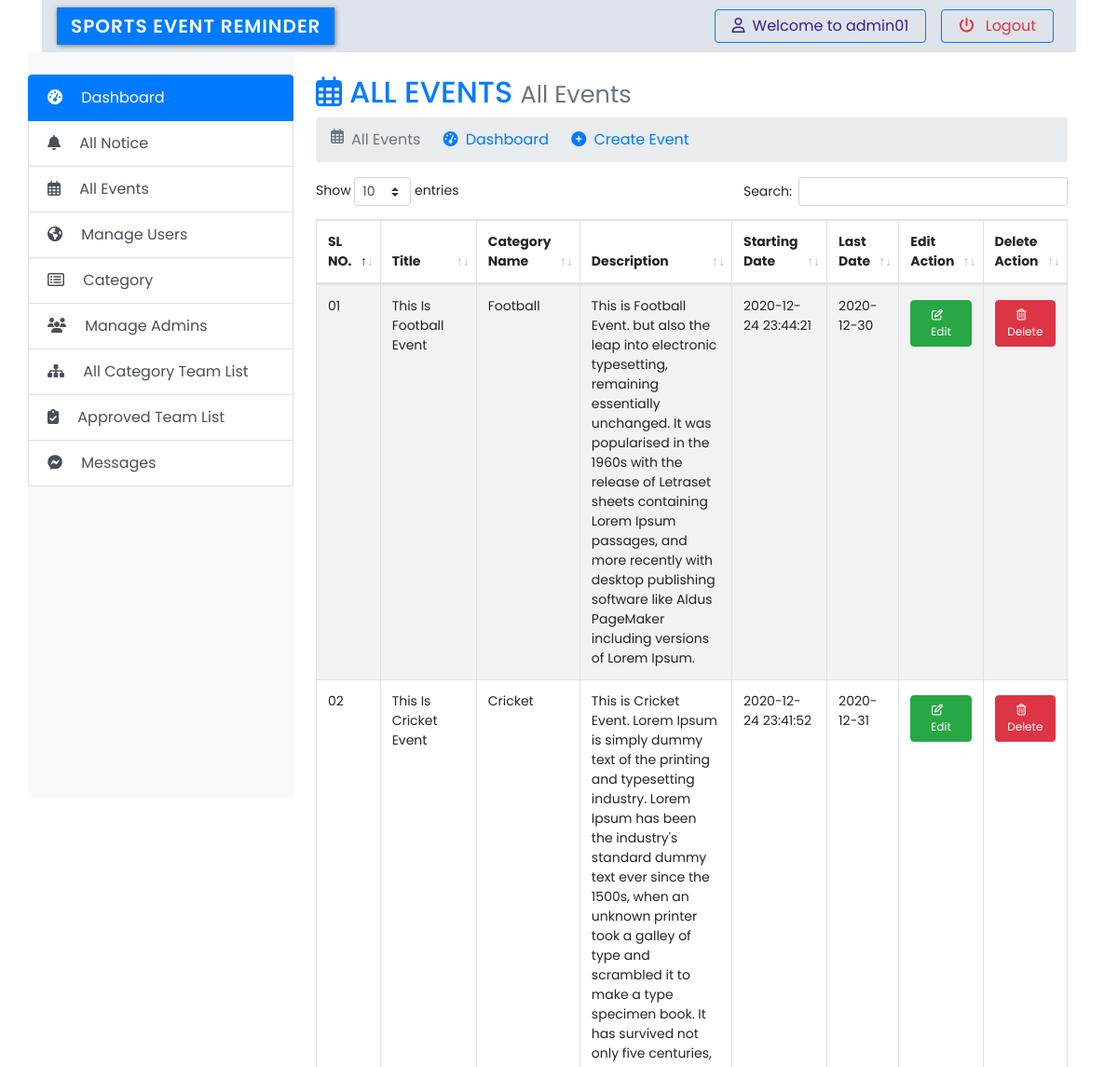
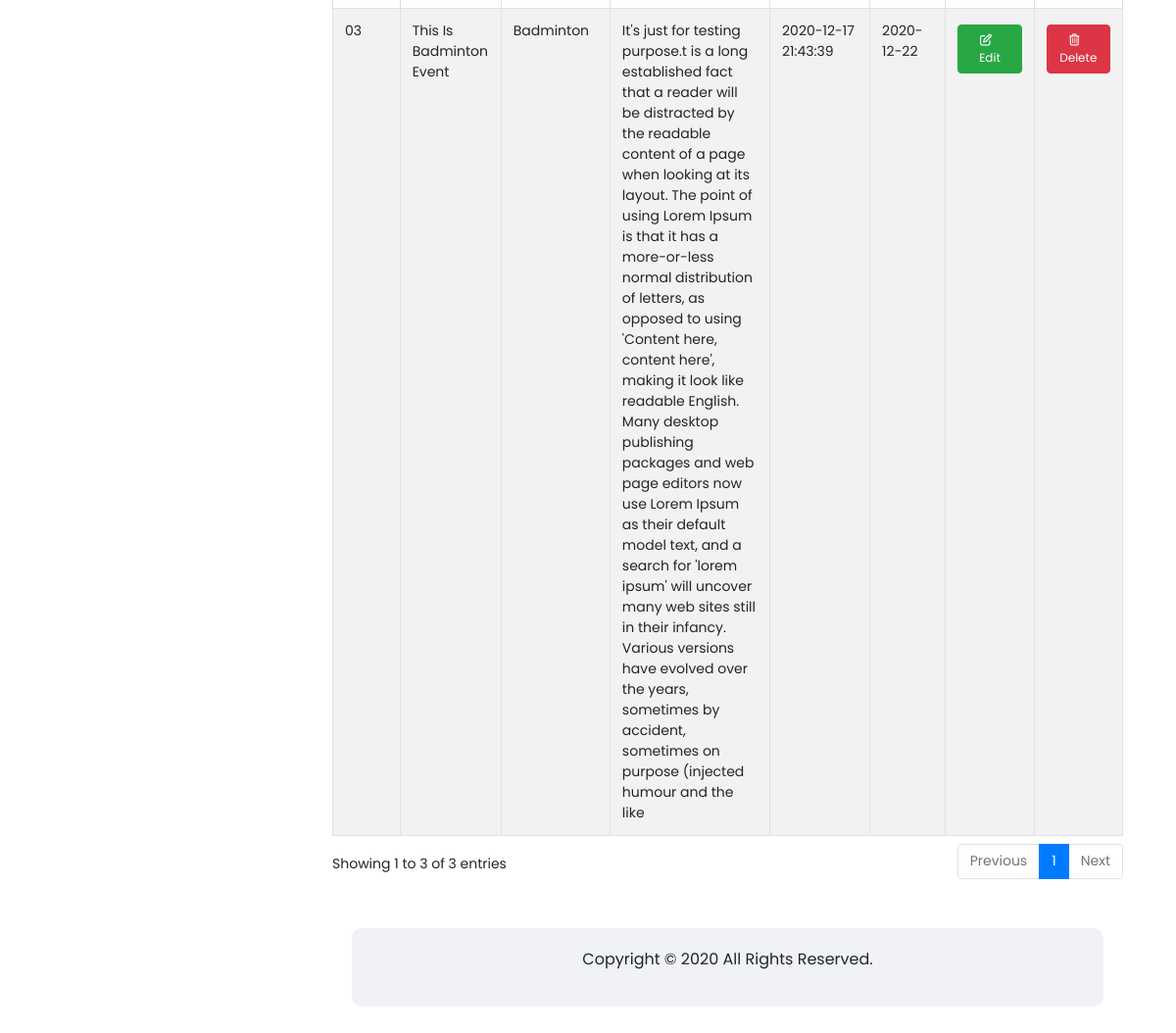
Screenshot of /admin/all_event.php (signed in) with the database file from the repository (2 pictures, top to bottom).
### tables this page shows
CREATE TABLE `event` (
  `event_id` int(11) NOT NULL,
  `event_title` varchar(255) NOT NULL,
  `category` int(11) NOT NULL,
  `starting_date` datetime NOT NULL DEFAULT current_timestamp(),
  `ending_date` date NOT NULL,
  `description` text NOT NULL,
  `image` varchar(255) NOT NULL
);

CREATE TABLE `category` (
  `category_id` int(11) NOT NULL,
  `category_name` varchar(255) NOT NULL
);

### admin/all_event.php (the view, shortened to what this page needs)
<?php
require("header.php");
require("sidebar.php");
?>
<div class="col-sm-9 p-4">
	<div class="content">
		<h2 class="text-primary"><i class="far fa-calendar-alt  mr-2" aria-hidden="true"></i>ALL EVENTS <small class="text-secondary">All Events</small></h2>
		<nav aria-label="breadcrumb">
			<ol class="breadcrumb">
				<li class="breadcrumb-item active" aria-current="page"><i class="far fa-calendar-alt  mr-2" aria-hidden="true"></i>All Events</li>
				<li class="ml-4"><a href="index.php"><i class="fas fa-tachometer-alt mr-1" aria-hidden="true"></i> Dashboard</a></li>
				<li class="ml-4"><a href="add_event.php"><i class="fa fa-plus-circle mr-1" aria-hidden="true"></i> Create Event</a></li>
			</ol>
		</nav>
		<div class="table-responsive" style="font-size: 14px;">
			<table id="example" class="table table-hover table-bordered table-striped" style="width:100%">
				<thead>
					<tr>
						<th>SL NO.</th>
						<th>Title</th>
						<th>Category Name</th>
						<th>Description</th>
						<th>Starting Date</th>
						<th>Last Date</th>
						<th>Edit Action</th>
						<th>Delete Action</th>
					</tr>
				</thead>
				<tbody>
					<?php
					$sql1 = "SELECT event.event_id, event.event_title,event.description,event.starting_date,event.ending_date,category.category_name FROM `event`
					LEFT JOIN `category` ON event.category = category.category_id  ORDER BY `event_id` DESC";
					$result1 = mysqli_query($con,$sql1) or die("Query Unsuccessful.");
					if(mysqli_num_rows($result1) > 0){
						$i=1;
					?>
					<tr>
						<?php while ($row1 = mysqli_fetch_assoc($result1)) {
						?>
						<td><?php
								if($i < 10){
									$i = '0'.$i;
								}
								echo $i;
						?></td>
						<td><?php echo ucwords($row1['event_title']); ?></td>
						<td><?php echo ucwords($row1['category_name']); ?></td>
						<td><?php echo $row1['description']; ?></td>
						<td><?php echo $row1['starting_date']; ?></td>
						<td><?php echo $row1['ending_date']; ?></td>
						<td ><a style="font-size: 12px;" href="update_event.php?eid=<?php echo base64_encode($row1['event_id']); ?>" id="edit_btn" class="btn btn-success btn-xs mt-1"><i class="far fa-edit mr-2" aria-hidden="true"></i> Edit</a></td>
						<td ><a style="font-size: 12px;" href="delete_event.php?id=<?php echo base64_encode($row1['event_id']); ?>" id="delete_btn" onclick="return checkDelete()" class="btn btn-danger btn-xs mt-1"><i class="far fa-trash-alt mr-2" aria-hidden="true"></i> Delete</a></td>
					</tr>
					<?php
					$i++; }
					}?>
				</tbody>
			</table>
		</div>
	</div>
	<footer id="footer" class="mt-5">
		<p>Copyright &copy; <?php echo Date('Y') ?> All Rights Reserved.  </p>
	</footer>
</div>
<?php require("footer.php"); ?>

### admin/css/style.css (style rules this page uses)
* { outline: 0; margin: 0; padding: 0; box-sizing: border-box; font-family: 'Poppins', sans-serif; }
#footer { padding: 20px; margin: 20px; display: flex; justify-content: center; align-items: center; background-color: #f1f2f6; border-radius: 10px; }

### rows the page displays
event: event_title "This Is Football Event", category.category_name "Football", description "This is Football Event. but also the leap into electronic typesetting, remaining essentially unchanged. It was popularised in the 1960s with the release of Letraset sheets containing Lorem Ipsum passages, and more recently with desktop publishing software like Aldus PageMaker including versions of Lorem Ipsum.", starting_date "2020-12-24 23:44:21", ending_date "2020-12-30"
event: event_title "This Is Cricket Event", category.category_name "Cricket", description "This is Cricket Event. Lorem Ipsum is simply dummy text of the printing and typesetting industry. Lorem Ipsum has been the industry's standard dummy text ever since the 1500s, when an unknown printer took a galley of type and scrambled it to make a type specimen book. It has survived not only five centuries,", starting_date "2020-12-24 23:41:52", ending_date "2020-12-31"
event: event_title "This Is Badminton Event", category.category_name "Badminton", description "It's just for testing purpose.t is a long established fact that a reader will be distracted by the readable content of a page when looking at its layout. The point of using Lorem Ipsum is that it has a more-or-less normal distribution of letters, as opposed to using 'Content here, content here', making it look like readable English. Many desktop publishing packages and web page editors now use Lorem Ipsum as their default model text, and a search for 'lorem ipsum' will uncover many web sites still in their infancy. Various versions have evolved over the years, sometimes by accident, sometimes on purpose (injected humour and the like", starting_date "2020-12-17 21:43:39", ending_date "2020-12-22"

### other values shown
$_SESSION['AD_USER_NAME'] "admin01"
Date('Y') "2020"
